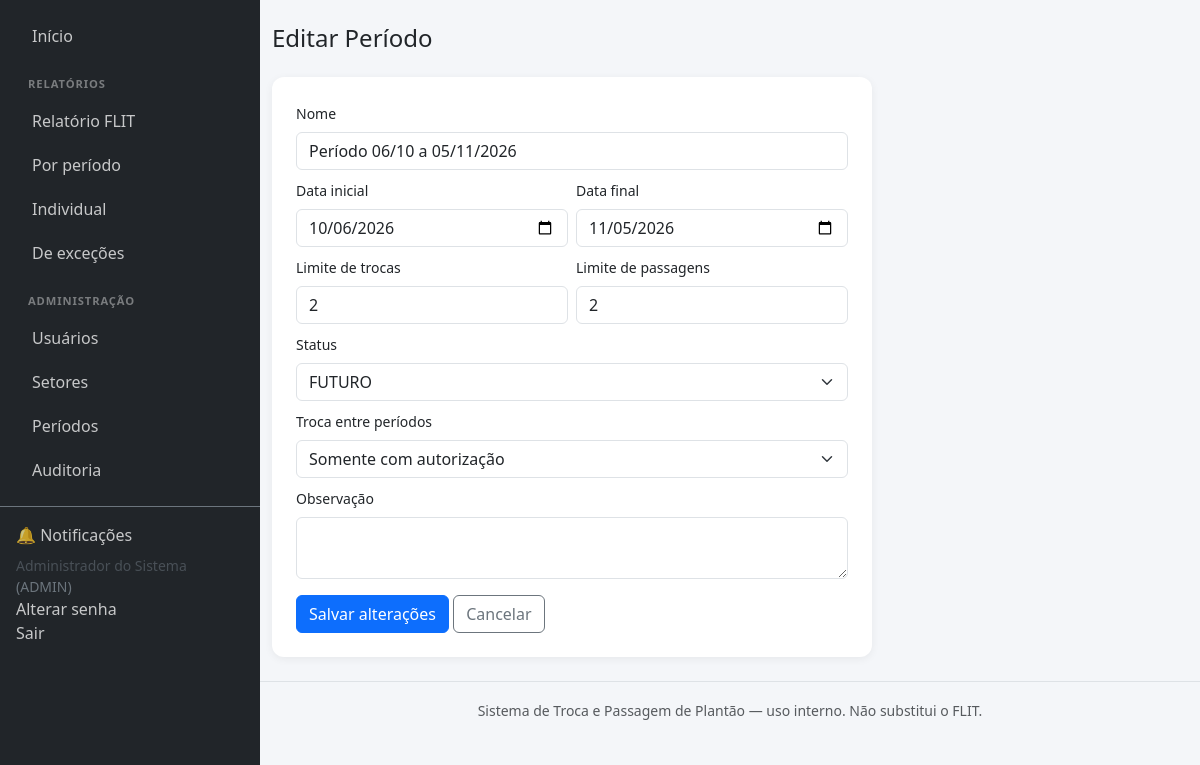
Page /public/periodos_editar.php?id=2 (signed in) on the committed database.
### tables this page shows
CREATE TABLE periodos_controle (
    id INT AUTO_INCREMENT PRIMARY KEY,
    nome VARCHAR(100) NOT NULL,
    data_inicial DATE NOT NULL,
    data_final DATE NOT NULL,
    limite_trocas INT NOT NULL DEFAULT 2,
    limite_passagens INT NOT NULL DEFAULT 2,
    status ENUM('FUTURO','ATIVO','ENCERRADO','INATIVO') NOT NULL DEFAULT 'FUTURO',
    regra_troca_entre_periodos ENUM('PERMITIDA','PROIBIDA','SOMENTE_AUTORIZACAO') NOT NULL DEFAULT 'SOMENTE_AUTORIZACAO',
    observacao TEXT NULL,
    criado_por INT NULL,
    criado_em DATETIME NOT NULL DEFAULT CURRENT_TIMESTAMP,
    atualizado_em DATETIME NOT NULL DEFAULT CURRENT_TIMESTAMP ON UPDATE CURRENT_TIMESTAMP,
    CONSTRAINT fk_periodo_criador FOREIGN KEY (criado_por) REFERENCES usuarios(id),
    KEY idx_periodo_datas (data_inicial, data_final)
);

### app/Helpers/helpers.php (called while the page is built, shortened)
<?php
function h(?string $value): string
{
    return htmlspecialchars((string)($value ?? ''), ENT_QUOTES, 'UTF-8');
}
function url(string $path = ''): string
{
    $script = $_SERVER['SCRIPT_NAME'] ?? '';
    $base = str_replace('\\', '/', dirname($script));
    $base = rtrim($base, '/');
    return $base . '/' . ltrim($path, '/');
}
function inputGet(string $key, $default = null)
{
    return isset($_GET[$key]) ? trim((string)$_GET[$key]) : $default;
}
function view(string $viewPath, array $dados = []): void
{
    $root = dirname(__DIR__, 2);
    extract($dados, EXTR_SKIP);
    $conteudoView = $root . '/views/' . $viewPath . '.php';
    require $root . '/views/partials/header.php';
    require $conteudoView;
    require $root . '/views/partials/footer.php';
}

### public/periodos_editar.php (called while the page is built, shortened)
<?php
require_once __DIR__ . '/../app/Core/bootstrap.php';
$id = (int) inputGet('id', 0);
$repo = new PeriodoRepository();
$periodo = $repo->buscarPorId($id);
view('periodos/editar', compact('periodo', 'possuiVinculo'));

### app/Core/bootstrap.php (called while the page is built, shortened)
<?php
$root = dirname(__DIR__, 2);
spl_autoload_register(function (string $class) use ($root) {
    $prefix = 'App\\';
    $relative = substr($class, strlen($prefix));
    $file = $root . '/app/' . str_replace('\\', '/', $relative) . '.php';
});
require_once __DIR__ . '/../Helpers/helpers.php';

### config/database.php (called while the page is built)
<?php
return [
    'host'      => getenv('DB_HOST') ?: '127.0.0.1',
    'port'      => getenv('DB_PORT') ?: '3306',
    'database'  => getenv('DB_NAME') ?: 'troca_plantao',
    'username'  => getenv('DB_USER') ?: 'root',
    'password'  => getenv('DB_PASS') ?: '',
    'charset'   => 'utf8mb4',
];

### app/Core/Database.php (called while the page is built, shortened)
<?php
class Database
{
    private static ?PDO $instance = null;
    public static function connection(): PDO
    {
        if (self::$instance === null) {
            $config = require __DIR__ . '/../../config/database.php';
            $dsn = sprintf(
                'mysql:host=%s;port=%s;dbname=%s;charset=%s',
                $config['host'],
                $config['port'],
                $config['database'],
                $config['charset']
            );
            try {
                self::$instance = new PDO($dsn, $config['username'], $config['password'], [
                    PDO::ATTR_ERRMODE            => PDO::ERRMODE_EXCEPTION,
                    PDO::ATTR_DEFAULT_FETCH_MODE => PDO::FETCH_ASSOC,
                    PDO::ATTR_EMULATE_PREPARES   => false,
                ]);
            } catch (PDOException $e) {
                error_log('Erro de conexão com o banco: ' . $e->getMessage());
                http_response_code(500);
                die('Não foi possível conectar ao banco de dados. Verifique config/database.php.');
            }
        }
        return self::$instance;
    }
}

### app/Repositories/PeriodoRepository.php (called while the page is built, shortened)
<?php
class PeriodoRepository
{
    private PDO $db;
    public function __construct()
    {
        $this->db = Database::connection();
    }
    public function buscarPorId(int $id): ?array
    {
        $stmt = $this->db->prepare("SELECT * FROM periodos_controle WHERE id = :id");
        $stmt->execute(['id' => $id]);
        $row = $stmt->fetch();
        return $row ?: null;
    }
}

### views/periodos/editar.php (the view, shortened to what this page needs)
<h4 class="mb-4">Editar Período</h4>
<div class="card card-dashboard p-4" style="max-width:600px;">
  <form method="post">
    <div class="mb-2"><label class="form-label small">Nome</label><input type="text" name="nome" class="form-control" value="<?= h($periodo['nome']) ?>" required></div>
    <div class="row g-2 mb-2">
      <div class="col-6"><label class="form-label small">Data inicial</label><input type="date" name="data_inicial" class="form-control" value="<?= h($periodo['data_inicial']) ?>" required></div>
      <div class="col-6"><label class="form-label small">Data final</label><input type="date" name="data_final" class="form-control" value="<?= h($periodo['data_final']) ?>" required></div>
    </div>
    <div class="row g-2 mb-2">
      <div class="col-6"><label class="form-label small">Limite de trocas</label><input type="number" min="0" name="limite_trocas" class="form-control" value="<?= (int)$periodo['limite_trocas'] ?>" required></div>
      <div class="col-6"><label class="form-label small">Limite de passagens</label><input type="number" min="0" name="limite_passagens" class="form-control" value="<?= (int)$periodo['limite_passagens'] ?>" required></div>
    </div>
    <div class="mb-2"><label class="form-label small">Status</label>
      <select name="status" class="form-select">
        <?php foreach (['FUTURO','ATIVO','ENCERRADO','INATIVO'] as $st): ?>
          <option value="<?= $st ?>" <?= $periodo['status']===$st?'selected':'' ?>><?= $st ?></option>
        <?php endforeach; ?>
      </select>
    </div>
    <div class="mb-2"><label class="form-label small">Troca entre períodos</label>
      <select name="regra_troca_entre_periodos" class="form-select">
        <?php foreach (['SOMENTE_AUTORIZACAO'=>'Somente com autorização','PERMITIDA'=>'Permitida','PROIBIDA'=>'Proibida'] as $val=>$label): ?>
          <option value="<?= $val ?>" <?= $periodo['regra_troca_entre_periodos']===$val?'selected':'' ?>><?= $label ?></option>
        <?php endforeach; ?>
      </select>
    </div>
    <div class="mb-3"><label class="form-label small">Observação</label><textarea name="observacao" class="form-control"><?= h($periodo['observacao']) ?></textarea></div>
    <button type="submit" class="btn btn-primary">Salvar alterações</button>
    <a href="<?= url('periodos_lista.php') ?>" class="btn btn-outline-secondary">Cancelar</a>
  </form>
</div>

### public/assets/css/estilo.css (style rules this page uses)
body { background-color: #f4f6f9; }
.card-dashboard { border: none; border-radius: 12px; box-shadow: 0 2px 8px rgba(0,0,0,.06); }

### rows in the picture
periodos_controle: nome "Período 06/10 a 05/11/2026", data_inicial "10/06/2026", data_final "11/05/2026", limite_trocas "2", limite_passagens "2", status "FUTURO", regra_troca_entre_periodos "Somente com autorização"

### other values in the picture
Auth::nome() "Administrador do Sistema"
Auth::perfil() "ADMIN"
